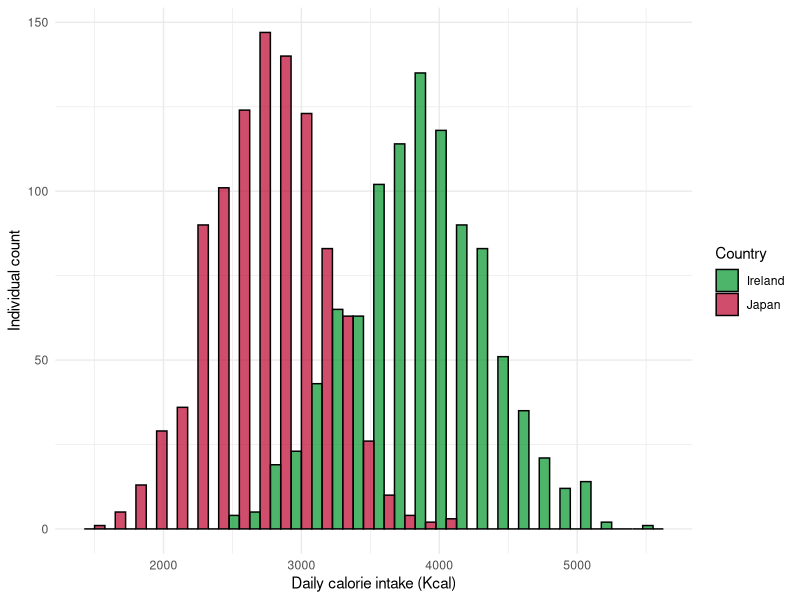
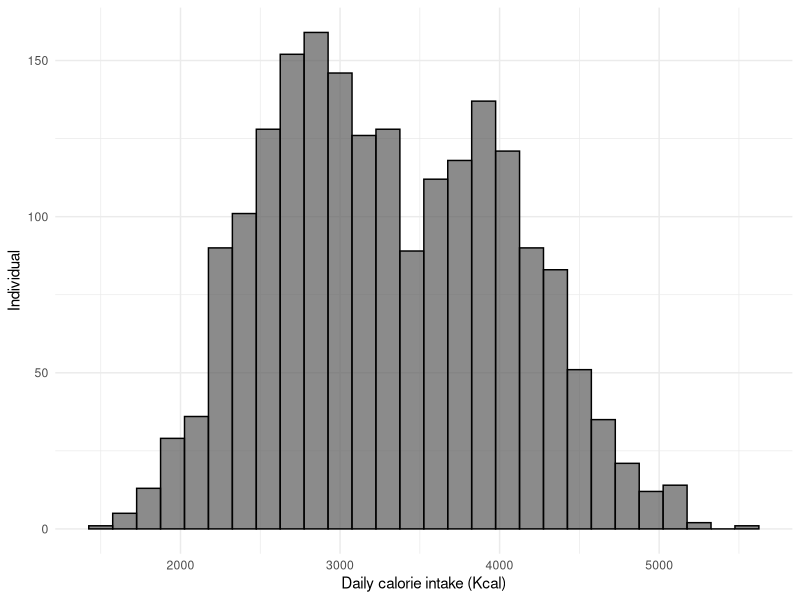
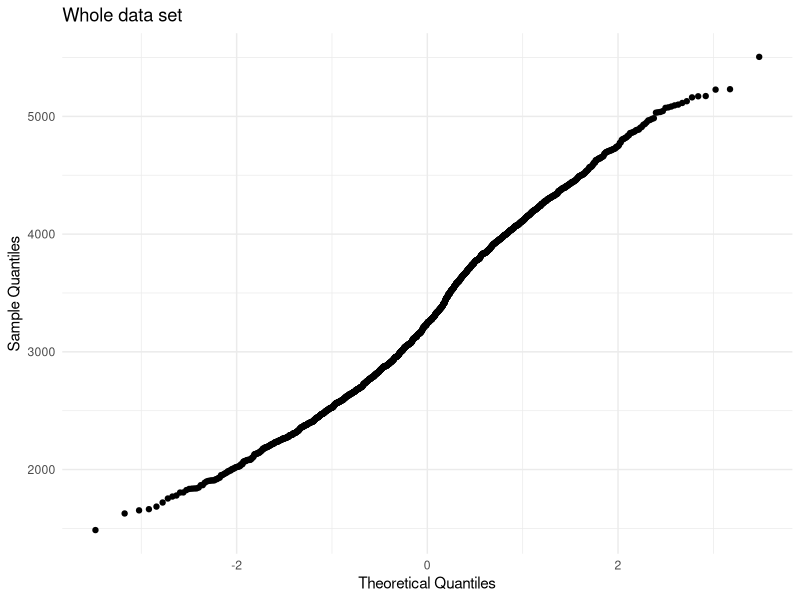
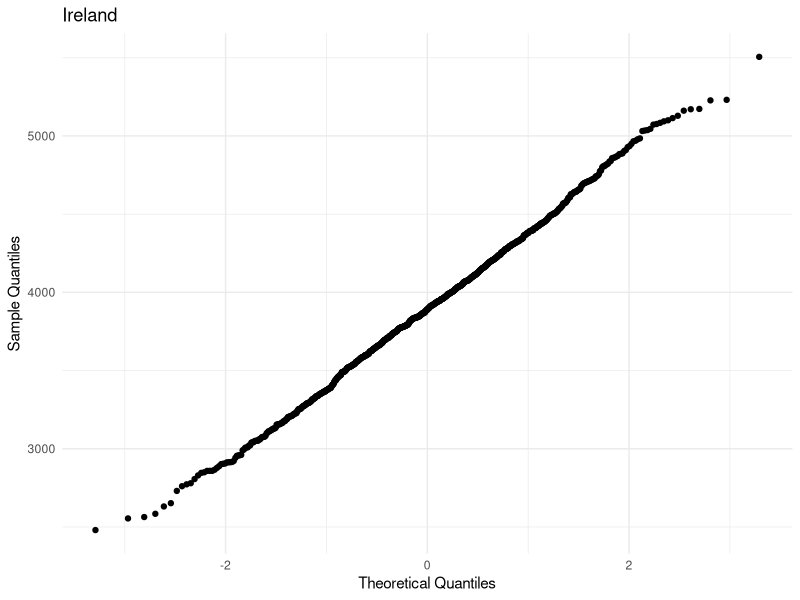
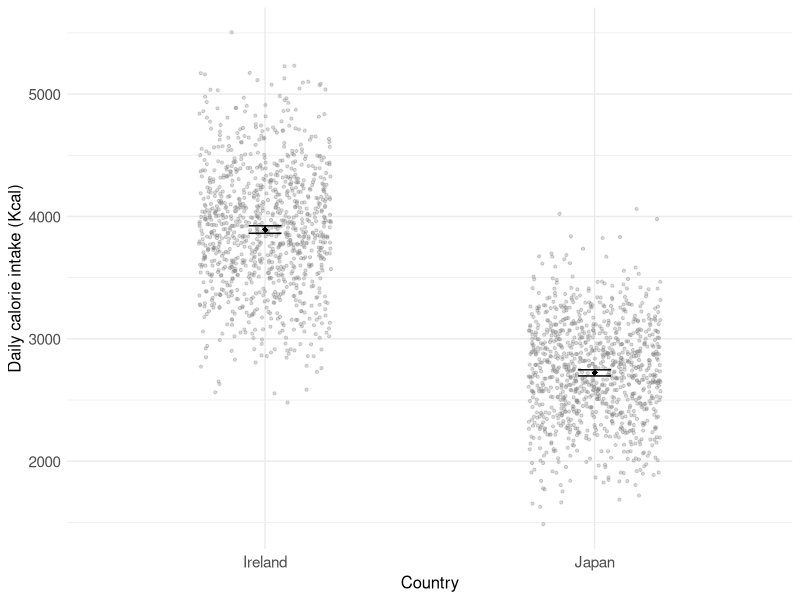
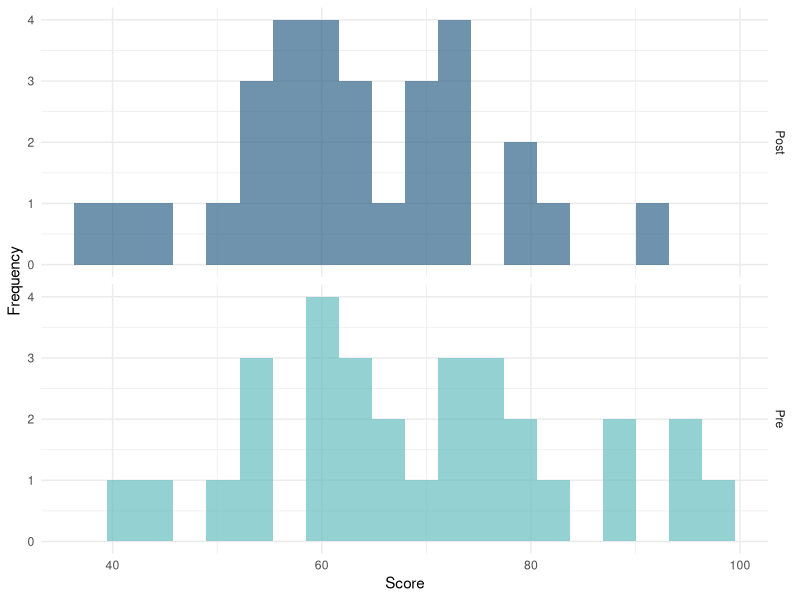
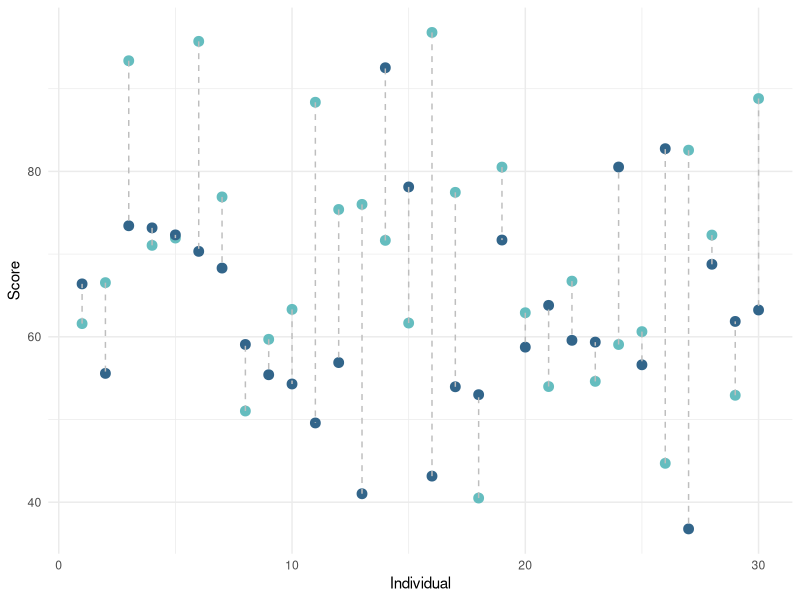
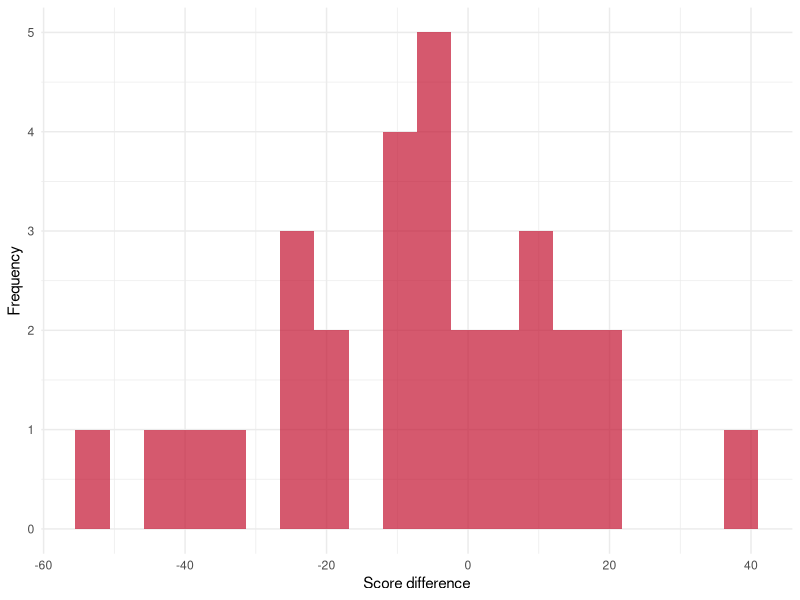

R code for these plots, in order:
## ---- chunk 1

knitr::opts_chunk$set(echo = TRUE, warning = FALSE, message = FALSE)

## ---- chunk 2

# Packages
library(ggplot2)
library(dplyr)

## ---- chunk 3

# Set the seed for reproducibility
set.seed(123)

# Number of observations for each country
num_ireland <- 1000
num_japan <- 1000

# Generate calorie intake values for Ireland and Japan
calories_ireland <- rnorm(num_ireland, mean = 3885, sd = 500)
calories_japan <- rnorm(num_japan, mean = 2705, sd = 400)

# Create a data_cal frame
data_cal <- data.frame(
  country = c(rep("Ireland", num_ireland), rep("Japan", num_japan)),
  calorie_intake = c(calories_ireland, calories_japan)
)

# Display the first few rows of the simulated data_calset
head(data_cal)

## ---- chunk 4

# Create a histogram with different colors for each country
ggplot(data_cal, aes(x = calorie_intake, fill = country)) +
  geom_histogram(binwidth = 150, position = "dodge", color = "black", alpha = 0.7) +
  labs(x = "Daily calorie intake (Kcal)",
       y = "Individual count") +
  scale_fill_manual(values = c("Ireland" = "#019529", "Japan" = "#BC002D"), name = "Country") +
  theme_minimal()

## ---- chunk 5

mean(data_cal[data_cal$country=="Ireland", "calorie_intake"])
sd(data_cal[data_cal$country=="Ireland", "calorie_intake"])
nrow(data_cal[data_cal$country=="Ireland",])

mean(data_cal[data_cal$country=="Japan", "calorie_intake"])
sd(data_cal[data_cal$country=="Japan", "calorie_intake"])
nrow(data_cal[data_cal$country=="Japan",])

## ---- chunk 6

# Create a histogram without stratification for comparison
ggplot(data_cal, aes(x = calorie_intake)) +
  geom_histogram(binwidth = 150, color = "black", alpha = 0.7) +
  labs(x = "Daily calorie intake (Kcal)",
       y = "Individual") +
  theme_minimal()

## ---- chunk 7

# Create a QQ plot 
ggplot(data_cal, aes(sample = calorie_intake)) +
  stat_qq() +
  labs(title = "Whole data set", 
       x = "Theoretical Quantiles",
       y = "Sample Quantiles") +
  theme_minimal()

# Ireland only
ggplot(subset(data_cal, country == "Ireland"), aes(sample = calorie_intake)) +
  stat_qq() +
  labs(title = "Ireland", 
       x = "Theoretical Quantiles",
       y = "Sample Quantiles") +
  theme_minimal()

## ---- chunk 8

# Check normality
shapiro.test(data_cal[data_cal$country=="Ireland", "calorie_intake"])
shapiro.test(data_cal[data_cal$country=="Japan", "calorie_intake"])

## ---- chunk 9

# Check homoscedasticity
var.test(calorie_intake ~ country, data_cal) 

## ---- chunk 10

# Equal variance t-test
t.test(calorie_intake ~ country, data_cal, var.equal = T)

# Unequal variance t-test (sanity check as the assumption was slightly violated)
t.test(calorie_intake ~ country, data_cal, var.equal = F)

## ---- chunk 11

# Calculate summary statistics
summary_stats <- data_cal %>%
  group_by(country) %>%
  summarise(
    mean_cal = mean(calorie_intake),
    sd_cal = sd(calorie_intake),
    n = n(),
    se = sd_cal / sqrt(n),
    ci_lower = mean_cal - qt(0.975, df = n-1) * se,
    ci_upper = mean_cal + qt(0.975, df = n-1) * se,
    .groups = 'drop'
  )

# Create the plot
ggplot(data_cal, aes(x = country, y = calorie_intake)) +
  # Raw data points (in background)
  geom_jitter(alpha = 0.3, width = 0.2, size = 0.8, color = "gray50") +
  # Mean points
  geom_point(data = summary_stats, aes(y = mean_cal), 
             size = 2, color = "black", shape = 18) +
  # Confidence interval error bars
  geom_errorbar(data = summary_stats, 
                aes(y = mean_cal, ymin = ci_lower, ymax = ci_upper),
                width = 0.1, size = 0.5, color = "black") +
  # Labels and theme
  labs(
    x = "Country",
    y = "Daily calorie intake (Kcal)",
  ) +
  theme_minimal() +
  theme(
    plot.title = element_text(size = 14, face = "bold"),
    axis.title = element_text(size = 12),
    axis.text = element_text(size = 11)
  )

## ---- chunk 12

# Wilcoxon test
wilcox.test(calorie_intake ~ country, data_cal)

## ---- chunk 13

# Ireland
t.test(data_cal[data_cal$country=="Ireland", "calorie_intake"], mu = 2500)

## ---- chunk 14

# Japan
t.test(data_cal[data_cal$country=="Japan", "calorie_intake"], mu = 2500)

## ---- chunk 15

# Set seed for reproducibility
set.seed(123)

# Number of individuals
n_individuals <- 30

# Simulate pre-treatment scores
pre_treatment <- rnorm(n_individuals, mean = 70, sd = 15)

# Simulate post-treatment scores
post_treatment <- rnorm(n_individuals, mean = 60, sd = 15)

# Combine into a single data frame
data_adhd <- data.frame(
  Individual = 1:n_individuals,
  Pre = pre_treatment,
  Post = post_treatment
)

# Display the simulated dataset
head(data_adhd)

## ---- chunk 16

# Reshape data for ggplot
data_adhd_long <- tidyr::gather(data_adhd, key = "Treatment", value = "Score", -Individual)

## ---- chunk 17

# Create a histogram with different colors for pre- and post-treatment
ggplot(data_adhd_long, aes(x = Score, fill = Treatment)) +
  geom_histogram(position = "identity", alpha = 0.7, bins = 20) +
  labs(x = "Score",
       y = "Frequency") +
  scale_fill_manual(values = c("Pre" = "#65BDBF", "Post" = "#32658A")) +
  facet_grid(Treatment ~ ., scales = "free_y") +  # Stack facets vertically
  theme_minimal() + 
  theme(legend.position = "none")

#ggsave("histo_raw.pdf", width = 4, height = 4)

## ---- chunk 18

# Create a dot plot with connecting lines
ggplot(data_adhd, aes(x = Individual)) +
  geom_point(aes(y = Pre), color = "#65BDBF", size = 3) +
  geom_point(aes(y = Post), color = "#32658A", size = 3) +
  geom_segment(aes(x = Individual, xend = Individual, y = Pre, yend = Post),
               color = "gray", linetype = "dashed", size = 0.5) +
  labs(x = "Individual",
       y = "Score") +
  theme_minimal()

#ggsave("connected_dot_plot.pdf", width = 4, height = 4)

## ---- chunk 19

# Create new variable
data_adhd$within_pair_difference = data_adhd$Post - data_adhd$Pre

## ---- chunk 20

# Create a histogram with different colors for pre- and post-treatment
ggplot(data_adhd, aes(x = within_pair_difference)) +
  geom_histogram(position = "identity", alpha = 0.7, bins = 20, fill = "#C31230") +
  labs(x = "Score difference",
       y = "Frequency") +
  theme_minimal() 

#ggsave("histo_diff.pdf", width = 4, height = 2)

## ---- chunk 21

t.test(x = data_adhd$Pre, y = data_adhd$Post, paired = TRUE)
